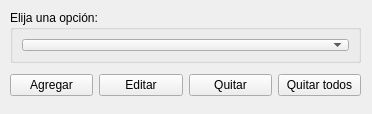
<?xml version="1.0" encoding="UTF-8"?>
<ui version="4.0">
 <class>MainWindow</class>
 <widget class="QMainWindow" name="MainWindow">
  <property name="geometry">
   <rect>
    <x>0</x>
    <y>0</y>
    <width>372</width>
    <height>114</height>
   </rect>
  </property>
  <property name="windowTitle">
   <string>Ventana de opciones</string>
  </property>
  <widget class="QWidget" name="centralwidget">
   <widget class="QWidget" name="horizontalLayoutWidget">
    <property name="geometry">
     <rect>
      <x>10</x>
      <y>70</y>
      <width>351</width>
      <height>31</height>
     </rect>
    </property>
    <layout class="QHBoxLayout" name="botones">
     <item>
      <widget class="QPushButton" name="btnAgregar">
       <property name="text">
        <string>Agregar</string>
       </property>
      </widget>
     </item>
     <item>
      <widget class="QPushButton" name="btnEditar">
       <property name="text">
        <string>Editar</string>
       </property>
      </widget>
     </item>
     <item>
      <widget class="QPushButton" name="btnQuitar">
       <property name="text">
        <string>Quitar</string>
       </property>
      </widget>
     </item>
     <item>
      <widget class="QPushButton" name="btnQuitarTodos">
       <property name="text">
        <string>Quitar todos</string>
       </property>
      </widget>
     </item>
    </layout>
   </widget>
   <widget class="QGroupBox" name="cont_opciones">
    <property name="geometry">
     <rect>
      <x>10</x>
      <y>10</y>
      <width>351</width>
      <height>53</height>
     </rect>
    </property>
    <property name="title">
     <string>Elija una opción:</string>
    </property>
    <layout class="QVBoxLayout" name="verticalLayout">
     <item>
      <widget class="QComboBox" name="opciones"/>
     </item>
    </layout>
   </widget>
  </widget>
 </widget>
 <resources/>
 <connections/>
</ui>
